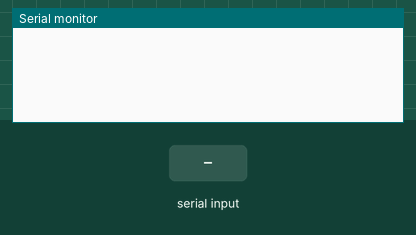
A sketch run on a simulated Arduino Uno, built with avr-gcc and run on an emulated ATmega328P. Parts: the last lines printed to the serial monitor. Inputs (shaded band) come from the test bench.

Above: at 1.2 s.
1.3 s: "1" received over Serial
At 2.7 s:
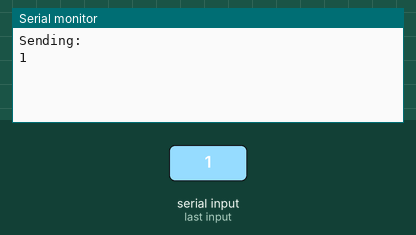
3.8 s: "0" received over Serial
At 4.6 s:
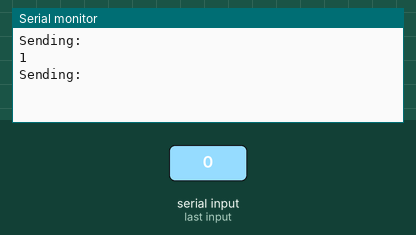

Measured:
- after the input at 1.3 s, the serial monitor: prints a new line at once (image 1)

The sketch:

CanMessageSendReceive.ino.ino
```cpp
#include <SoftwareSerial.h>

SoftwareSerial mySerial(2, 3); //RX, TX

void setup() {
  Serial.begin(9600);
  mySerial.begin(9600);
}

void loop() {


  if(Serial.available() > 0){//Read from serial monitor and send over HC-12
    Serial.println("Sending: ");
    String input = Serial.readString();
    mySerial.println(input);
    Serial.println(input);
  }

  if(mySerial.available() > 1){//Read from HC-12 and send to serial monitor
    Serial.println("Reading");
    String input = mySerial.readString();
    Serial.println(input);
  }
  delay(20);
}
```
